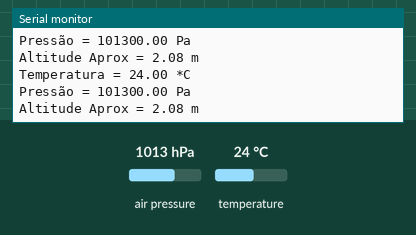
Simulated run of this sketch. Board: Arduino Uno, built with avr-gcc and run on an emulated ATmega328P. Parts: the last lines printed to the serial monitor. The inputs (shaded band) are chosen by the test bench; at power-on: air pressure 1013 hPa, temperature 24 °C.

Above: at 1.2 s.
1.3 s: air pressure set to 952 hPa
At 2.6 s:
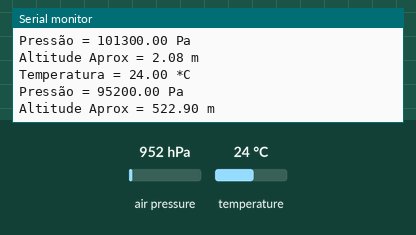
2.8 s: temperature set to 12 °C
At 3.9 s:
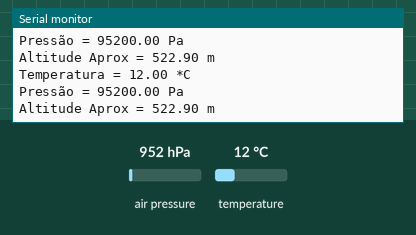
4.3 s: air pressure set to 975 hPa
At 5.7 s:
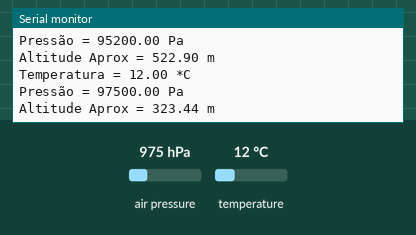
Timing chart, 0 to 7.3 s (numbered marks = the images above; inputs shaded):
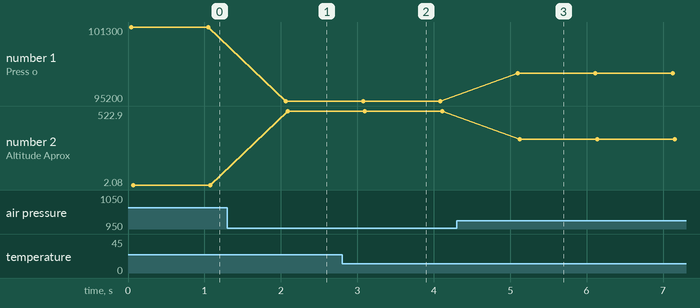

The sketch:

BMP280_Code.ino
```cpp
//Incluindo Bibliotecas
#include <Wire.h>
#include <Adafruit_BMP280.h>

Adafruit_BMP280 bmp; //I2C

void setup() {
  //Iniciando a comunicação serial
  Serial.begin(9600);
  // Imprimindo Mensagem de teste no Monitor Serial
  Serial.println(F("BMP280 teste"));

  if (!bmp.begin(0x76)) { /*Definindo o endereço I2C como 0x76. Mudar, se necessário, para (0x77)*/

    //Imprime mensagem de erro no caso de endereço invalido ou não localizado. Modifique o valor
    Serial.println(F(" Não foi possível encontrar um sensor BMP280 válido, verifique a fiação ou "
                      "tente outro endereço!"));
    while (1) delay(10);
  }
}

void loop() {

    //Imprimindo os valores de Temperatura
    Serial.print(F("Temperatura = "));
    Serial.print(bmp.readTemperature());
    Serial.println(" *C");

    //Imprimindo os valores de Pressão
    Serial.print(F("Pressão = "));
    Serial.print(bmp.readPressure());
    Serial.println(" Pa");

    //Imprimindo os valores de Altitude Aproximada
    Serial.print(F("Altitude Aprox = "));
    Serial.print(bmp.readAltitude(1013.25)); /* Ajustar a pressão de nível do mar de acordo com o local!*/
    Serial.println(" m");

    //Tempo de espera de 1 segundo
    Serial.println();
    delay(1000);
}
```

Measured:
- after the input at 1.3 s, the serial monitor: prints a new line after 0.76 s (image 1)
- after the input at 2.8 s, the serial monitor: prints a new line after 0.25 s (image 2)
- after the input at 4.3 s, the serial monitor: prints a new line after 0.80 s (image 3)
- plotted number 1: 101300 → 95200 after the input at 1.3 s, 95200 → 97500 after the input at 4.3 s
- plotted number 2: 2.08 → 522.9 after the input at 1.3 s, 522.9 → 323.44 after the input at 4.3 s
